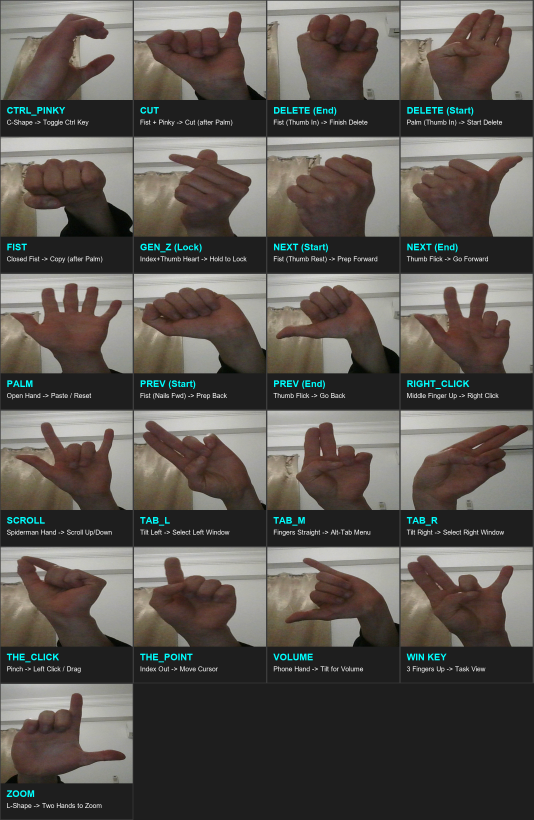
#> input picture assets/gesture_grid.png, 1600 x 2460 px, given as the content of the folder assets/gestures, which was not available (shown at 1/3 size)
$ python create_grid.py
#> lines starting #> are read from the running program, lines starting #| are printed output that depends on the picture; pictures that were not available may be replaced by others from this repository, and a replacement may not be noted
"""
NeuroCursor Grid Generator.
==========================
Stitches individual gesture images into a professional 'Cheat Sheet' for the README.
Adds labels and action descriptions automatically.
"""

import os
import math
from PIL import Image, ImageDraw, ImageFont

# --- CONFIGURATION ---
IMAGE_DIR = os.path.join("assets", "gestures")
OUTPUT_FILE = os.path.join("assets", "gesture_grid.png")

# Layout Settings
COLUMNS = 4
THUMB_SIZE = (400, 300)  # Width, Height of each image
TEXT_HEIGHT = 110        # Height of the text area below image
BG_COLOR = (30, 30, 30)  # Dark Grey Background
TEXT_COLOR = (255, 255, 255)
ACCENT_COLOR = (0, 255, 255) # Cyan for Titles

# Descriptions map (Filename -> (Pretty Name, Description))
GESTURE_META = {
    "GEN_Z": ("GEN_Z (Lock)", "Index+Thumb Heart -> Hold to Lock"),
    "THE_POINT": ("THE_POINT", "Index Out -> Move Cursor"),
    "THE_CLICK": ("THE_CLICK", "Pinch -> Left Click / Drag"),
    "RIGHT_CLICK": ("RIGHT_CLICK", "Middle Finger Up -> Right Click"),
    "SCROLL": ("SCROLL", "Spiderman Hand -> Scroll Up/Down"),
    "VOLUME": ("VOLUME", "Phone Hand -> Tilt for Volume"),
    "ZOOM": ("ZOOM", "L-Shape -> Two Hands to Zoom"),
    "TAB_M": ("TAB_M", "Fingers Straight -> Alt-Tab Menu"),
    "TAB_L": ("TAB_L", "Tilt Left -> Select Left Window"),
    "TAB_R": ("TAB_R", "Tilt Right -> Select Right Window"),
    "CTRL_PINKY": ("CTRL_PINKY", "C-Shape -> Toggle Ctrl Key"),
    "FIST": ("FIST", "Closed Fist -> Copy (after Palm)"),
    "PALM": ("PALM", "Open Hand -> Paste / Reset"),
    "CUT": ("CUT", "Fist + Pinky -> Cut (after Palm)"),
    "DELETE_CLOSED": ("DELETE (End)", "Fist (Thumb In) -> Finish Delete"),
    "DELETE_OPENED": ("DELETE (Start)", "Palm (Thumb In) -> Start Delete"),
    "NEXT_CLOSED": ("NEXT (Start)", "Fist (Thumb Rest) -> Prep Forward"),
    "NEXT_OPENED": ("NEXT (End)", "Thumb Flick -> Go Forward"),
    "PREVIOUS_CLOSED": ("PREV (Start)", "Fist (Nails Fwd) -> Prep Back"),
    "PREVIOUS_OPENED": ("PREV (End)", "Thumb Flick -> Go Back"),
    "WIN": ("WIN KEY", "3 Fingers Up -> Task View"),
    # Fallbacks for any others found
}

def create_card(img_path, label, desc):
    """Creates a single card with image and text."""
#> called with img_path = 'assets/gestures/gesture_grid.png', label = 'gesture_grid', desc = 'Gesture Action'
    # 1. Load and Resize Image
    try:
        img = Image.open(img_path)
#> img is the input picture: PIL image 1600x2460 RGB; mean R, G, B 92.1, 87.5, 82.2
    except Exception as e:
        print(f"⚠️ Could not load {img_path}")
        return None

    # Crop/Resize to fit thumbnail area (Aspect Ratio Preserve usually better, but we force fit for grid)
    img = img.resize(THUMB_SIZE, Image.Resampling.LANCZOS)
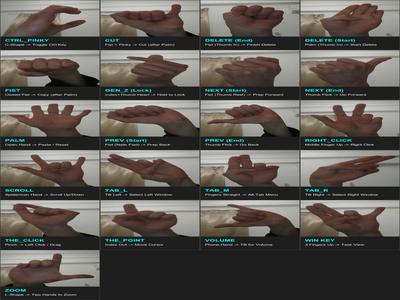
#> img: PIL image 400x300 RGB; mean R, G, B 92.1, 87.5, 82.2

    # 2. Create Canvas for Card
    card_h = THUMB_SIZE[1] + TEXT_HEIGHT
    card = Image.new("RGB", (THUMB_SIZE[0], card_h), BG_COLOR)
#> card: PIL image 400x410 RGB; every value is 30

    # 3. Paste Image
    card.paste(img, (0, 0))
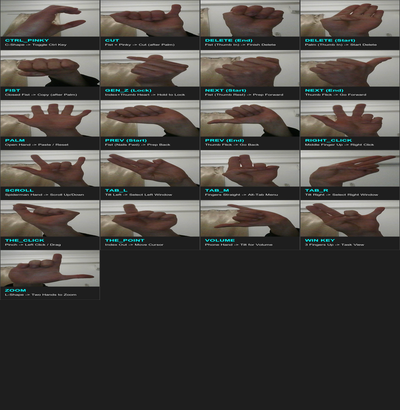
#> card: PIL image 400x410 RGB; mean R, G, B 75.4, 72.1, 68.2

    # 4. Draw Text
    draw = ImageDraw.Draw(card)

    # Attempt to load a nice font, fallback to default
    try:
        # standard windows font
        font_title = ImageFont.truetype("arialbd.ttf", 28)
        font_desc = ImageFont.truetype("arial.ttf", 20)
    except IOError:
        font_title = ImageFont.load_default()
        font_desc = ImageFont.load_default()

    # Draw Label (Title)
    # Centered logic
    draw.text((20, THUMB_SIZE[1] + 15), label, font=font_title, fill=ACCENT_COLOR)

    # Draw Description
    draw.text((20, THUMB_SIZE[1] + 55), desc, font=font_desc, fill=TEXT_COLOR)

    # Border
    draw.rectangle([(0,0), (THUMB_SIZE[0]-1, card_h-1)], outline=(60,60,60), width=2)

    return card

def main():
    print("🎨 STARTING GRID GENERATION...")

    # 1. Find Images
    files = sorted([f for f in os.listdir(IMAGE_DIR) if f.endswith(".png")])
    if not files:
        print("❌ No images found in assets/gestures/")
        return

    cards = []

    # 2. Process Each Image
    for f in files:
        key = os.path.splitext(f)[0]
        meta = GESTURE_META.get(key, (key, "Gesture Action"))

        path = os.path.join(IMAGE_DIR, f)
        print(f"   Processing: {key}...")
        card = create_card(path, meta[0], meta[1])
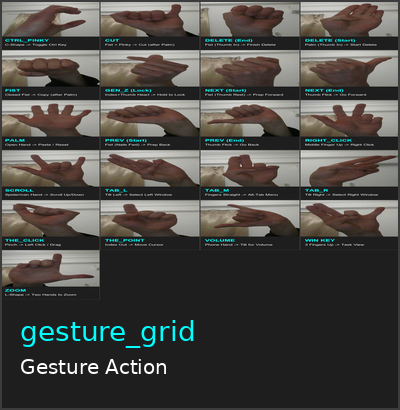
#> card: PIL image 400x410 RGB; mean R, G, B 75.6, 73.8, 70
        if card:
            cards.append(card)

    if not cards: return

    # 3. Create Master Grid
    num_cards = len(cards)
#> num_cards = 1
    rows = math.ceil(num_cards / COLUMNS)
#> rows = 1

    grid_w = COLUMNS * THUMB_SIZE[0]
    grid_h = rows * (THUMB_SIZE[1] + TEXT_HEIGHT)
#> grid_h = 410

    master = Image.new("RGB", (grid_w, grid_h), BG_COLOR)
#> master: PIL image 1600x410 RGB; every value is 30

    for idx, card in enumerate(cards):
        col = idx % COLUMNS
        row = idx // COLUMNS

        x = col * THUMB_SIZE[0]
        y = row * (THUMB_SIZE[1] + TEXT_HEIGHT)

        master.paste(card, (x, y))
#> this loop made 1 pass
#> (col, row, x, y) on pass 1: (0, 0, 0, 0)
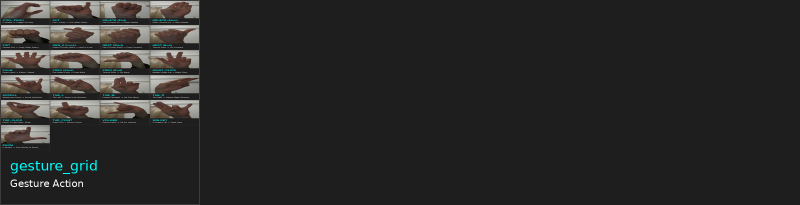
#> master: PIL image 1600x410 RGB (shown at 1/2 size); mean R, G, B 41.4, 41, 40

    # 4. Save
    print(f"💾 Saving Grid to: {OUTPUT_FILE}")
    master.save(OUTPUT_FILE)
    print("✅ DONE. Check assets/gesture_grid.png")

if __name__ == "__main__":
    main()
